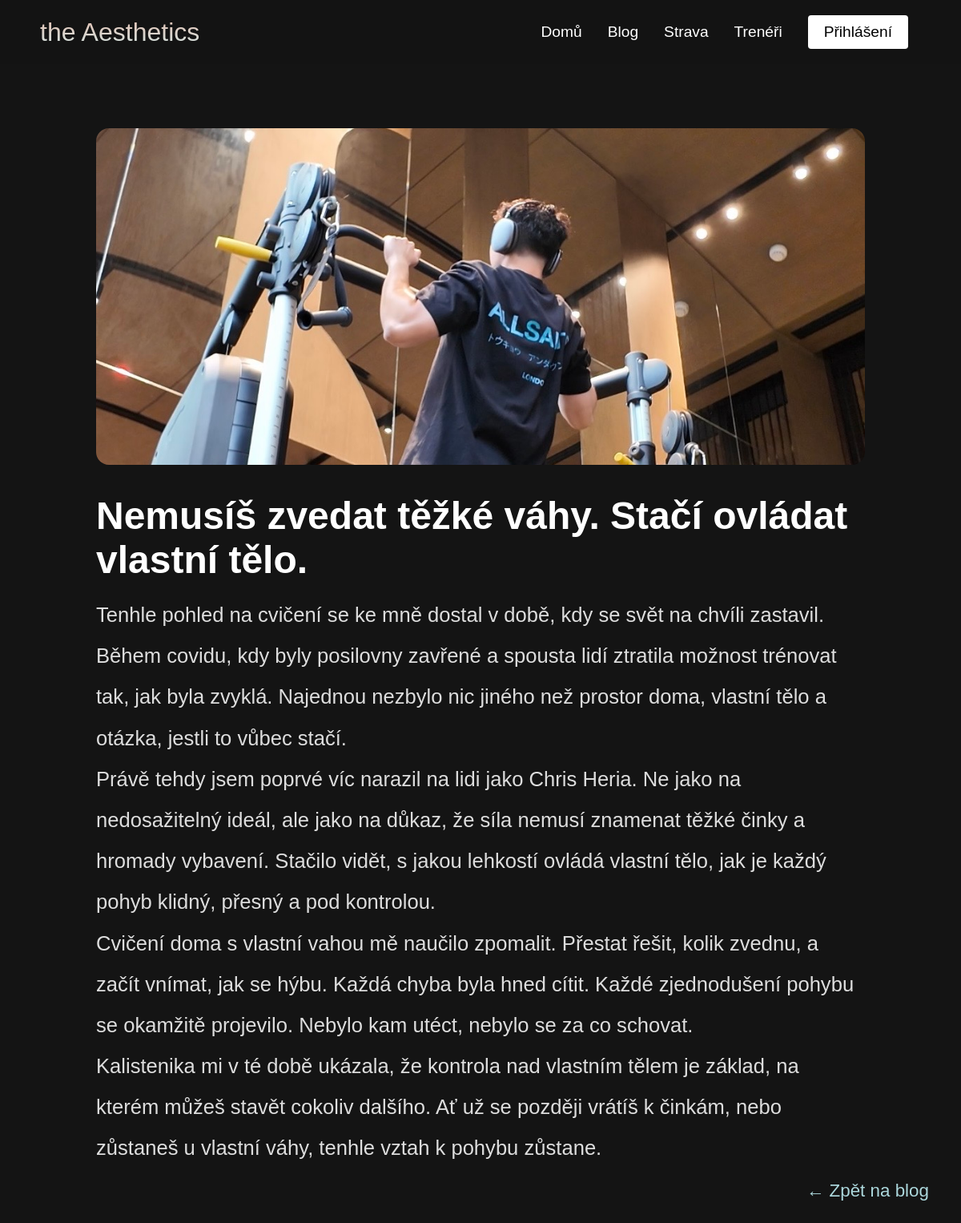
Page /post.php?id=11 on the committed database.
### tables this page shows
CREATE TABLE `blog_posts` (
  `id` int(11) NOT NULL,
  `title` varchar(255) NOT NULL,
  `excerpt` text DEFAULT NULL,
  `content` longtext NOT NULL,
  `image` varchar(255) DEFAULT NULL,
  `created_at` datetime DEFAULT current_timestamp(),
  `updated_at` datetime DEFAULT current_timestamp() ON UPDATE current_timestamp()
);

### post.php (the view, shortened to what this page needs)
<?php
require_once __DIR__ . "/inc/db.php";
$id = isset($_GET['id']) ? (int)$_GET['id'] : 0;
$stmt = $pdo->prepare("SELECT * FROM blog_posts WHERE id = ?");
$stmt->execute([$id]);
$post = $stmt->fetch();
?>
<!doctype html>
<html lang="cs">
<head>
  <link rel="stylesheet" href="css/style.css">
  <link rel="stylesheet" href="css/blog.css">
</head>
<body>
  <?php require_once __DIR__ . "/inc/navbar.php"; ?>
  <main class="post-wrap">
    <div class="post-hero">
      <?php if (!empty($post['image'])): ?>
        <img src="<?= htmlspecialchars($post['image']) ?>" alt="">
      <?php endif; ?>
      <h1><?= htmlspecialchars($post['title']) ?></h1>
    </div>
    <article class="post-content">
      <?= nl2br(htmlspecialchars($post['content'])) ?>
    </article>
  </main>
    <a href="blog.php" class="back-to-blog">
    ← Zpět na blog
</a>
</body>
</html>

### css/style.css (style rules this page uses)
* { box-sizing: border-box; margin: 0; padding: 0; font-family: 'Kumbh Sans', sans-serif; }
:root { --bg-color: #141414; --second-bg-color: #131313; --text-color: white; --main-color: #C7FAFF; }
body { background: var(--bg-color); color: var(--text-color); }
.back-to-blog { position: fixed; right: 40px; bottom: 40px; z-index: 999; display: inline-flex; align-items: center; gap: 0.6rem; font-size: 1.4rem; color: #C7FAFF; text-decoration: none; opacity: 0.85; transition: all 0.3s ease; }

### css/blog.css (style rules this page uses)
* { box-sizing: border-box; margin: 0; padding: 0; font-family: 'Kumbh Sans', sans-serif; outline: none; text-decoration: none; }
html { overflow-x: hidden; background-color: #141414; color: #fff; }

### post.php (style rules this page uses)
.post-wrap { padding:5rem 10%; }
.post-hero { max-width:1000px;margin:0 auto; }
.post-hero img { width:100%;height:420px;object-fit:cover;border-radius:16px; }
.post-hero h1 { margin:2rem 0 1rem;font-size:3rem; }
.post-content { max-width:1000px;margin:0 auto;color:#ddd;line-height:2;font-size:1.6rem; }

### rows in the picture
blog_posts: image (picture), title "Nemusíš zvedat těžké váhy. Stačí ovládat vlastní tělo.", content "Tenhle pohled na cvičení se ke mně dostal v době, kdy se svět na chvíli zastavil. Během covidu, kdy byly posilovny zavřené a spousta lidí ztratila možnost trénovat tak, jak byla zvyklá. Najednou nezbylo nic jiného než prostor doma, vlastní tělo a otázka, jestli to vůbec stačí. Právě tehdy jsem poprvé víc narazil na lidi jako Chris Heria. Ne jako na nedosažitelný ideál, ale jako na důkaz, že síla nemusí znamenat těžké činky a hromady vybavení. Stačilo vidět, s jakou lehkostí ovládá vlastní tělo, jak je každý pohyb klidný, přesný a pod kontrolou. Cvičení doma s vlastní vahou mě naučilo zpomalit. Přestat řešit, kolik zvednu, a začít vnímat, jak se hýbu. Každá chyba byla hned cítit. Každé…"
